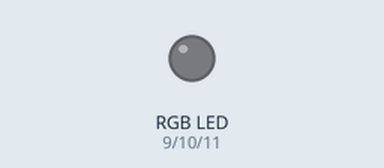
Bench run of a sketch on a simulated Arduino Uno, built with avr-gcc and run on an emulated ATmega328P. Shown: an RGB LED mixed from three pins (HIGH = lit).

Above: at 0.5 s.
At 2.5 s:
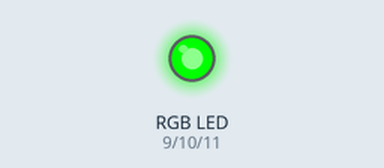
At 3.5 s:
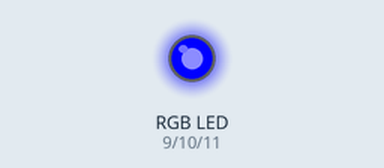
At 4.5 s:
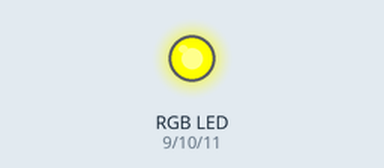
At 6.5 s:
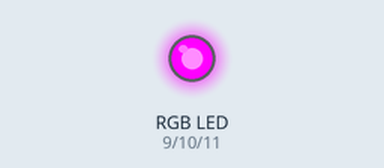
At 9.5 s:
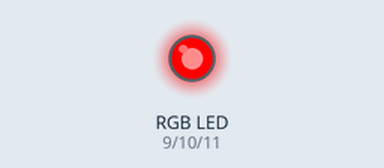
Timing chart, 0 to 10.4 s (numbered marks = the images above):
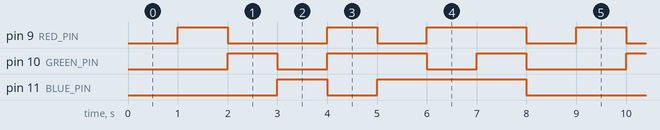

The sketch:

Circuit__03.ino
```cpp
/*
  RGB LED

  Make an RGB LED display a rainbow of colors!


*/


const int RED_PIN = 9;
const int GREEN_PIN = 10;
const int BLUE_PIN = 11;

// This variable controls how fast we loop through the colors.

int DISPLAY_TIME = 100;

void setup() {

  pinMode( RED_PIN, OUTPUT );
  pinMode( GREEN_PIN, OUTPUT );
  pinMode( BLUE_PIN, OUTPUT );

}

void loop() {
  mainColors();
}

void mainColors() {
   // all LEDs off
   digitalWrite( RED_PIN, LOW );
   digitalWrite( GREEN_PIN, LOW );
   digitalWrite( BLUE_PIN, LOW );

   delay(1000);

   // RED LED on
   digitalWrite( RED_PIN, HIGH );
   digitalWrite( GREEN_PIN, LOW );
   digitalWrite( BLUE_PIN ,LOW );

   delay( 1000 );

   // GREEN LED on
   digitalWrite( RED_PIN, LOW );
   digitalWrite( GREEN_PIN, HIGH);
   digitalWrite( BLUE_PIN ,LOW );

   delay( 1000 );

   // BLUE LED on
   digitalWrite( RED_PIN, LOW );
   digitalWrite( GREEN_PIN, LOW );
   digitalWrite( BLUE_PIN ,HIGH );

   delay ( 1000 );

   // YELLOW ( RED AND GREEN LED on )
   digitalWrite( RED_PIN, HIGH );
   digitalWrite( GREEN_PIN, HIGH );
   digitalWrite( BLUE_PIN ,LOW );

   delay ( 1000 );

   // Cyan ( GREEN and BLUE LED on )
   digitalWrite( RED_PIN, LOW );
   digitalWrite( GREEN_PIN, HIGH );
   digitalWrite( BLUE_PIN , HIGH );

   delay ( 1000 );

   // Purple ( RED and BLUE LED on )
   digitalWrite( RED_PIN, HIGH );
   digitalWrite( GREEN_PIN, LOW );
   digitalWrite( BLUE_PIN ,HIGH );

   delay ( 1000 );

  // White ( all LEDs on )
   digitalWrite( RED_PIN, HIGH );
   digitalWrite( GREEN_PIN, HIGH );
   digitalWrite( BLUE_PIN , HIGH );

   delay ( 1000 );

}
```

Measured:
- by itself, pin 9 (RED_PIN): repeats every 8.0 s: LOW 2.0 s, HIGH 1.0 s, LOW 1.0 s, HIGH 2.0 s, LOW 1.0 s, HIGH 1.0 s
- by itself, pin 10 (GREEN_PIN): repeats every 8.0 s: LOW 1.0 s, HIGH 2.0 s, LOW 1.0 s, HIGH 1.0 s, LOW 2.0 s, HIGH 1.0 s
- by itself, pin 11 (BLUE_PIN): repeats every 8.0 s: LOW 1.0 s, HIGH 3.0 s, LOW 3.0 s, HIGH 1.0 s
